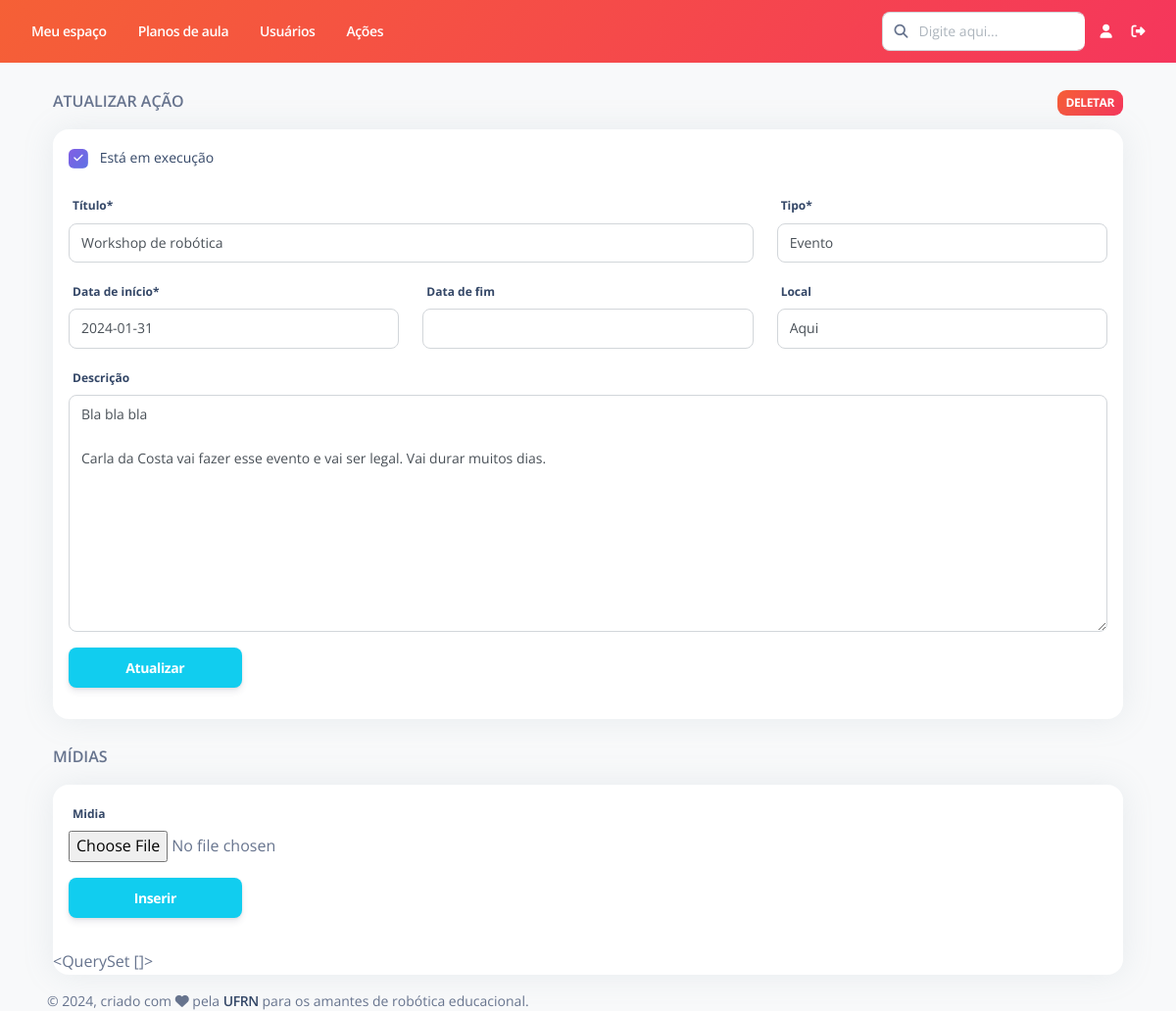
Screenshot of /acoes/editar/2/ with the database file from the repository.
### Acoes/models.py (models this page shows, shortened)
class Acoes(models.Model):
    titulo = models.CharField(max_length=500, verbose_name="Título")
    tipo = models.CharField(max_length=8, choices=TIPO, default='Evento')
    data_inicio = models.DateField(default = date.today, verbose_name = "Data de início")
    data_fim = models.DateField(null=True, blank = True, verbose_name = "Data de fim")
    local = models.CharField(max_length=200, null=True, blank=True, verbose_name="Local")
    descricao = models.TextField(null=True, blank=True,verbose_name="Descrição")
    responsavel = models.ForeignKey(Usuario, on_delete=models.RESTRICT,verbose_name="Responsável")
    status = models.BooleanField(default=True, verbose_name = "Está em execução")
    deletada = models.BooleanField(default=False, verbose_name = "Deletado")
    class Meta:
        ordering = ['-status', '-data_inicio', '-data_fim', 'titulo']
        verbose_name = "Ação"
        verbose_name_plural = "Ações"

### Acoes/views.py (the view, shortened to what this page needs)
# urls.py: path('editar/<int:pk>/', views.EditarAcao.as_view(), name='editar'),
class EditarAcao(generic.UpdateView):
    model = Acoes
    fields = ['titulo', 'tipo', 'data_inicio', 'data_fim', 'local', 'descricao', 'status']
    template_name = "Acoes/editar.html"
    def get_context_data(self,**kwargs):
        context = super(EditarAcao,self).get_context_data(**kwargs)
        midias_acao = Midia.objects.filter(acao__id = self.kwargs['pk'])
        context['midias_acao'] = midias_acao
        context['form_nova_midia'] = FormNovaMidia()
        return context

### Acoes/forms.py (shortened to what this page needs)
class FormNovaMidia(ModelForm):
    class Meta:
        model = Midia
        fields = ('midia',)

### templates/Acoes/editar.html (shortened to what this page needs)
{% extends "Base/base.html" %}
{% load static %}
{% load bootstrap5 %}
{% load crispy_forms_tags %}
{% block conteudo %}
<br>
<div class="container">
    <p class="text-uppercase font-weight-bold">Atualizar ação
        <a href="" class="float-end" data-bs-toggle="modal" data-bs-target="#modalDeletar">
            <span class="badge badge-sm bg-gradient-danger">Deletar</span>
        </a>
    </p>
    <div class="card">
        <div class="card-body p-3 overflow-auto">
            <form method="POST" enctype="multipart/form-data">
                {{ form.status|as_crispy_field }}
                <div class="row">
                    <div class="col-8">
                        {{ form.titulo|as_crispy_field }}
                    </div>
                    <div class="col-4">
                        {{ form.tipo|as_crispy_field }}
                    </div>
                </div>
                <div class="row">
                    <div class="col-4">
                        {{ form.data_inicio|as_crispy_field }}
                    </div>
                    <div class="col-4">
                        {{ form.data_fim|as_crispy_field }}
                    </div>
                    <div class="col-4">
                        {{ form.local|as_crispy_field }}
                    </div>
                </div>
                {{ form.descricao|as_crispy_field }}
                <input class="btn btn-info col-lg-2" type="submit" value="Atualizar" />
            </form>
        </div>
    </div>
    <br>
    <p class="text-uppercase font-weight-bold">Mídias</p>
    <div class="card">
        <div class="card-body p-3 overflow-auto">
            <form method="POST" enctype="multipart/form-data">
                {{ form_nova_midia.midia|as_crispy_field }}
                <input class="btn btn-info col-lg-2" type="submit" value="Inserir" />
            </form>
        </div>
        {{object.midias.all}}
    </div>
</div>
{% endblock %}

### templates/Base/navbar-horizontal.html (style rules this page uses)
.badge { padding-left: 9px; padding-right: 9px; -webkit-border-radius: 9px; -moz-border-radius: 9px; border-radius: 9px; }

### rows the page displays
Acoes: status "☑", titulo "Workshop de robótica", tipo "Evento", data_inicio "2024-01-31", local "Aqui", descricao "Bla bla bla Carla da Costa vai fazer esse evento e vai ser legal. Vai durar muitos dias.", midias.all "<QuerySet []>"
